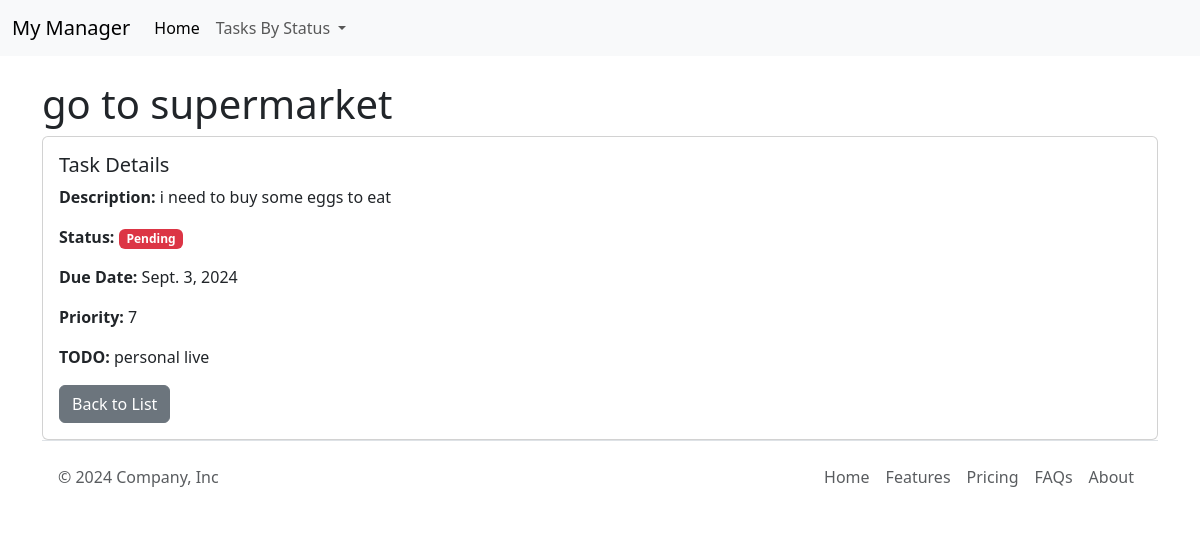
Page /detailed/1/ on the committed database.
### main/models.py (models this page shows, shortened)
class Task(models.Model):
    STATUS_CHOICES = [
        ('PENDING' , 'PENDING'),
        ('IN PROGRESS' , 'IN PROGRESS'),
        ('COMPLETED' , 'COMPLETED'),
    ]
    title=models.CharField(max_length = 100)
    description = models.TextField()
    status = models.CharField(max_length = 12 , choices = STATUS_CHOICES , default = 'PENDING')
    due_date = models.DateField(null= True , blank=True)
    priority = models.IntegerField(validators=[MinValueValidator(1) , MaxValueValidator(10)] ,null= True , blank= True)
    created_at = models.DateTimeField(auto_now_add = True)
    updated_at = models.DateTimeField(auto_now_add = True)
    TODO = models.ForeignKey(TODO, on_delete=models.CASCADE )

class TODO (models.Model):
    name = models.CharField(max_length= 50 , unique=True , )
    description = models.TextField(null = True , blank=True)
    Deadline = models.DateField ()

### main/views.py (the view)
# urls.py: path('detailed/<int:id>/', detailed_task, name='detail'),
def detailed_task(request, id):
    task = get_object_or_404(Task, id=id)
    context = {
        'task': task
    }
    return render(request, 'main/detailed.html', context)

### main/templates/main/detailed.html (shortened to what this page needs)
{% extends "main/base.html" %}
{% block content %}
<div class="container mt-4">
    <h1>{{ task.title }}</h1>
    <div class="card">
        <div class="card-body">
            <h5 class="card-title">Task Details</h5>
            <p class="card-text"><strong>Description:</strong> {{ task.description }}</p>
            <p class="card-text"><strong>Status:</strong>
                {% if task.status == "PENDING" %}
                <span class="badge text-bg-danger">Pending</span>
                {% elif task.status == "IN PROGRESS" %}
                <span class="badge text-bg-warning">In Progress</span>
                {% else %}
                <span class="badge text-bg-success">Completed</span>
                {% endif %}
            </p>
            <p class="card-text"><strong>Due Date:</strong> {{ task.due_date }}</p>
            <p class="card-text"><strong>Priority:</strong> {{ task.priority }}</p>
            <p class="card-text"><strong>TODO:</strong> {{ task.TODO.name }}</p>
            <a href="{% url 'home' %}" class="btn btn-secondary">Back to List</a>
        </div>
    </div>
</div>
{% endblock %}

### rows in the picture
Task: title "go to supermarket", description "i need to buy some eggs to eat", due_date "Sept. 3, 2024", priority "7", TODO.name "personal live"
